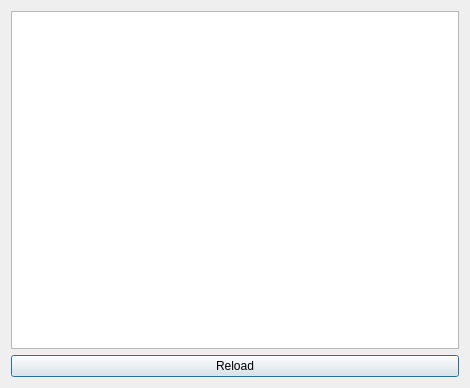
<?xml version="1.0" encoding="UTF-8"?>
<ui version="4.0">
 <class>Test</class>
 <widget class="QDialog" name="Test">
  <property name="geometry">
   <rect>
    <x>0</x>
    <y>0</y>
    <width>470</width>
    <height>388</height>
   </rect>
  </property>
  <property name="windowTitle">
   <string>Dialog</string>
  </property>
  <layout class="QVBoxLayout" name="verticalLayout_2">
   <item>
    <layout class="QVBoxLayout" name="verticalLayout">
     <item>
      <widget class="QPlainTextEdit" name="styleEdit"/>
     </item>
     <item>
      <widget class="QPushButton" name="reload">
       <property name="text">
        <string>Reload</string>
       </property>
      </widget>
     </item>
    </layout>
   </item>
  </layout>
 </widget>
 <resources/>
 <connections/>
</ui>
